Frame 1 (no input): blank canvas, image omitted
Frame 60 (the mouse pressed at the canvas centre just before this capture): blank canvas, image omitted
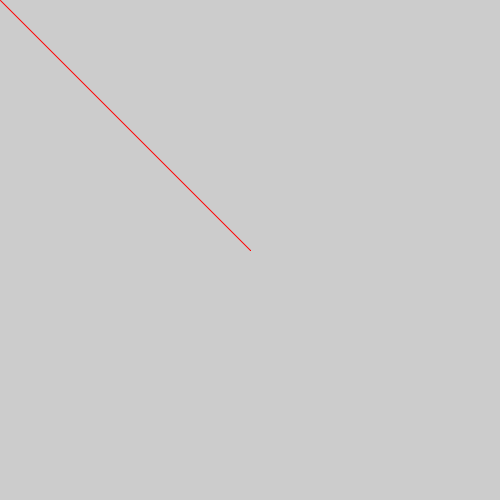
Frame 120 (the mouse held since frame 60 and released just before this capture)

The Processing sketch whose frames 1 and 60 were blank and that drew this single picture after the mouse press (run headless with seeded random() and noise(); from frame 60 on, the mouse is pressed at the canvas centre):

// Processing sketch: sketch_200423a
// ── sketch_200423a.pde
void setup()
{
  size(500,500);             // 사이즈 500,500
}
void draw()
{
  strokeWeight(keyStroke);
  if(mousePressed)
  {
   line(pmouseX,pmouseY,mouseX,mouseY);   // 마우스가 클릭될때만 선이 그려진다.
  }
  keySet();
}
int keyColor=1;
int keyStroke=1;
void keyPressed()                           //키 입력을 받아오는 함수
{
  if(key == ' ') background(0);
  if(key==CODED)
  {
    if(keyCode == UP) keyColor++;             //위 아래 키를 누르면 그릴때의 색이 달라진다.
    if(keyCode == DOWN) keyColor--;
    if(keyCode == RIGHT) keyStroke++;        // 좌 우 키를 누르면 선의 굵기가 달라진다.
    if(keyCode == LEFT) keyStroke--;
  } 
  if(keyColor>3) keyColor=1;                 // 색은 빨강,파랑,초록 3가지가 존재한다.
  if(keyColor<1) keyColor=3;
  if(keyStroke<1) keyStroke=1;
}
void keySet()                                 // 변수의 값에 따른 색 변화 
{
  if(keyColor==1) stroke(255,0,0);
  if(keyColor==2) stroke(0,255,0);
  if(keyColor==3) stroke(0,0,255);
}
